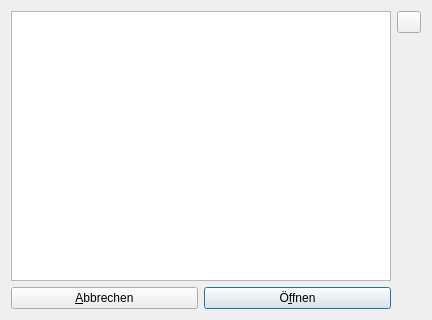
<?xml version="1.0" encoding="UTF-8"?>
<ui version="4.0">
 <class>DlgDocOpen</class>
 <widget class="QDialog" name="DlgDocOpen">
  <property name="geometry">
   <rect>
    <x>0</x>
    <y>0</y>
    <width>432</width>
    <height>320</height>
   </rect>
  </property>
  <property name="windowTitle">
   <string>Vorlage öffnen</string>
  </property>
  <property name="windowIcon">
   <iconset resource="docedit.qrc">
    <normaloff>:/docedit/images/favicon.png</normaloff>:/docedit/images/favicon.png</iconset>
  </property>
  <layout class="QGridLayout" name="gridLayout">
   <item row="1" column="0">
    <widget class="QPushButton" name="pbCancel">
     <property name="text">
      <string>&amp;Abbrechen</string>
     </property>
     <property name="icon">
      <iconset resource="docedit.qrc">
       <normaloff>:/docedit/images/cancel.png</normaloff>:/docedit/images/cancel.png</iconset>
     </property>
    </widget>
   </item>
   <item row="1" column="1">
    <widget class="QPushButton" name="pbOpen">
     <property name="text">
      <string>Ö&amp;ffnen</string>
     </property>
     <property name="icon">
      <iconset resource="docedit.qrc">
       <normaloff>:/docedit/images/open.png</normaloff>:/docedit/images/open.png</iconset>
     </property>
     <property name="default">
      <bool>true</bool>
     </property>
    </widget>
   </item>
   <item row="0" column="0" colspan="2">
    <widget class="QTreeWidget" name="treeWidget">
     <property name="headerHidden">
      <bool>true</bool>
     </property>
     <column>
      <property name="text">
       <string notr="true">1</string>
      </property>
     </column>
    </widget>
   </item>
   <item row="0" column="2">
    <widget class="QWidget" name="widget" native="true">
     <property name="maximumSize">
      <size>
       <width>24</width>
       <height>16777215</height>
      </size>
     </property>
     <layout class="QVBoxLayout" name="verticalLayout">
      <property name="spacing">
       <number>0</number>
      </property>
      <property name="margin">
       <number>0</number>
      </property>
      <item>
       <widget class="QPushButton" name="pbDel">
        <property name="maximumSize">
         <size>
          <width>24</width>
          <height>24</height>
         </size>
        </property>
        <property name="toolTip">
         <string>Vorlage löschen</string>
        </property>
        <property name="text">
         <string/>
        </property>
        <property name="icon">
         <iconset resource="docedit.qrc">
          <normaloff>:/docedit/images/cancel.png</normaloff>:/docedit/images/cancel.png</iconset>
        </property>
       </widget>
      </item>
      <item>
       <spacer name="verticalSpacer">
        <property name="orientation">
         <enum>Qt::Vertical</enum>
        </property>
        <property name="sizeHint" stdset="0">
         <size>
          <width>20</width>
          <height>40</height>
         </size>
        </property>
       </spacer>
      </item>
     </layout>
    </widget>
   </item>
  </layout>
 </widget>
 <tabstops>
  <tabstop>treeWidget</tabstop>
  <tabstop>pbCancel</tabstop>
  <tabstop>pbOpen</tabstop>
  <tabstop>pbDel</tabstop>
 </tabstops>
 <resources>
  <include location="docedit.qrc"/>
 </resources>
 <connections/>
</ui>
